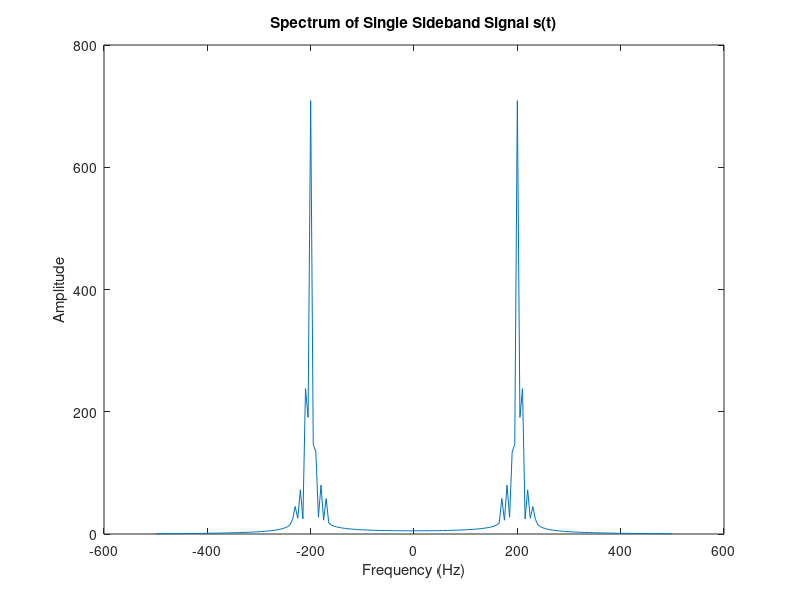
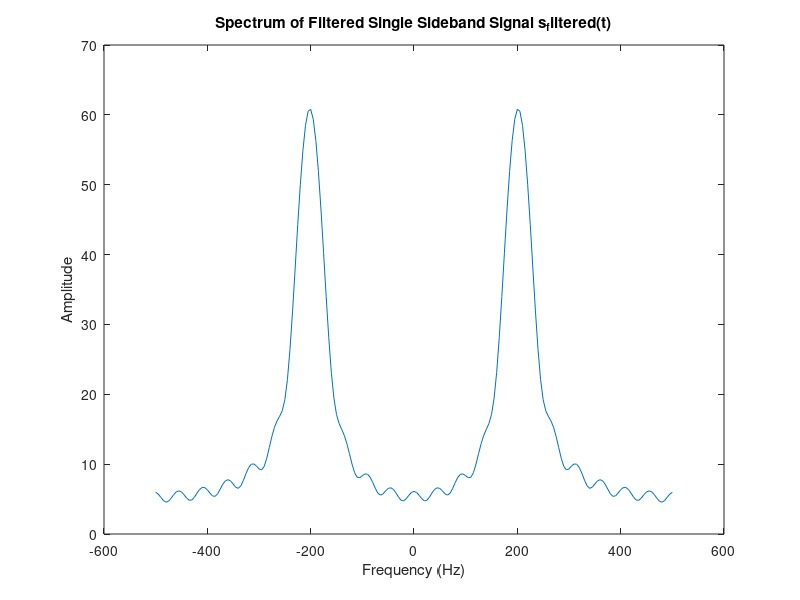

These figures' MATLAB source, in order:
t=-0.1:0.001:0.1;
T0 = 0.1;
w0 = 2*pi/T0;
a0 =3/4 ;
a1 =-2/pi^2;
 a2 =0 ;
a3 =-2/(9*pi^2);
b1 = 1/pi ;
b2=1/(2*pi);
b3 =1/(3*pi);

g_a = a0 + a1*cos(w0*t) + a2*cos(2*w0*t) + a3*cos(3*w0*t) + b1*sin(w0*t) + b2*sin(2*w0*t) + b3*sin(3*w0*t);
fc = 200;
c = 10*cos(2.*pi.*fc.*t);
s = g_a.*c;
S = fftshift(fft(s));
f = linspace(-500,500,length(s));
figure;
plot(f,abs(S));
xlabel('Frequency (Hz)'); ylabel('Amplitude');
title('Spectrum of Single Sideband Signal s(t)');

% Apply ideal bandpass filter to s(t)
s_filtered = s .* (abs(f) <= 50);
% Find spectrum of filtered signal s_filtered(t)
S_filtered = fftshift(fft(s_filtered));
% Plot spectrum of filtered signal s_filtered(t)
figure;
plot(f,abs(S_filtered));
xlabel('Frequency (Hz)'); ylabel('Amplitude');
title('Spectrum of Filtered Single Sideband Signal s_filtered(t)')
